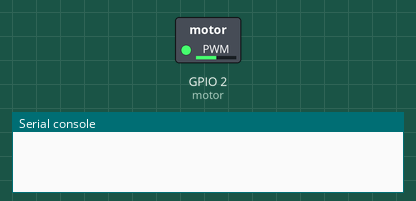
Recording of a program running on a simulated ESP32 board running MicroPython. Parts: switched loads named in the program (green lamp = pin HIGH), the last lines printed to the serial console.

Above: at 0.1 s.
At 4.1 s:
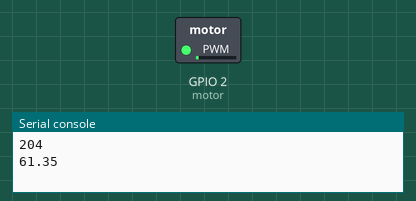
Timing chart, 0 to 5.6 s (numbered marks = the images above):
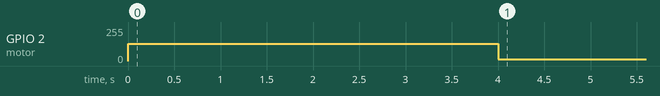

The program:

motor.py
```python
from machine import Pin, PWM, ADC
from time import sleep

frequency = 50
motor = PWM(Pin(2), frequency)
pot = ADC(Pin(34))
pot.width(ADC.WIDTH_10BIT)
pot.atten(ADC.ATTN_11DB)

isCalibrated = False


def mapPotenciometer(value, in_min, in_max, out_min, out_max):
    scaled_value = (value - in_min) * (out_max - out_min) / (in_max - in_min) + out_min
    return scaled_value

def calibrateMotor():
    global isCalibrated
    if (isCalibrated != False):
        pot_value = 1023
        sleep(5)
        pot_value = 0
        isCalibrated = True


while True:
    # pot_value = pot.read()
    if (isCalibrated != False):
        pot_value = 1023
        sleep(2)
        pot_value = 0
        isCalibrated = True
    sleep(4)
    pot_value = 204
    print(pot_value)
    duty_cycle = mapPotenciometer(pot_value, 0, 1023, 51.15, 102.3)
    # duty_cycle = mapPotenciometer(pot_value, 0, 1023, (1023 / 20), (1023 / 10))
    print(duty_cycle)
    motor.duty(int(duty_cycle))
    sleep(0.1)
```

Measured:
- by itself, GPIO 2 (motor): 128/255 → 15/255 at 4.0 s
